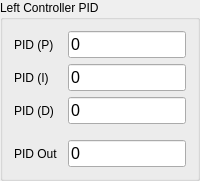
       <widget class="QGroupBox" name="leftPidBox">
        <property name="geometry">
         <rect>
          <x>467</x>
          <y>20</y>
          <width>200</width>
          <height>165</height>
         </rect>
        </property>
        <property name="sizePolicy">
         <sizepolicy hsizetype="Fixed" vsizetype="Fixed">
          <horstretch>0</horstretch>
          <verstretch>0</verstretch>
         </sizepolicy>
        </property>
        <property name="title">
         <string>Left Controller PID</string>
        </property>
        <layout class="QHBoxLayout" name="horizontalLayout_10">
         <item>
          <layout class="QVBoxLayout" name="leftPidLabelsBox">
           <item>
            <widget class="QLabel" name="leftPidPLabel">
             <property name="sizePolicy">
              <sizepolicy hsizetype="Preferred" vsizetype="Preferred">
               <horstretch>0</horstretch>
               <verstretch>0</verstretch>
              </sizepolicy>
             </property>
             <property name="text">
              <string>PID (P)</string>
             </property>
            </widget>
           </item>
           <item>
            <widget class="QLabel" name="leftPidILabel">
             <property name="text">
              <string>PID (I)</string>
             </property>
            </widget>
           </item>
           <item>
            <widget class="QLabel" name="leftPidDLabel">
             <property name="text">
              <string>PID (D)</string>
             </property>
            </widget>
           </item>
           <item>
            <spacer name="verticalSpacer_14">
             <property name="orientation">
              <enum>Qt::Orientation::Vertical</enum>
             </property>
             <property name="sizeType">
              <enum>QSizePolicy::Policy::Fixed</enum>
             </property>
             <property name="sizeHint" stdset="0">
              <size>
               <width>20</width>
               <height>10</height>
              </size>
             </property>
            </spacer>
           </item>
           <item>
            <widget class="QLabel" name="leftPidOutLabel">
             <property name="text">
              <string>PID Out</string>
             </property>
            </widget>
           </item>
          </layout>
         </item>
         <item>
          <spacer name="horizontalSpacer_19">
           <property name="orientation">
            <enum>Qt::Orientation::Horizontal</enum>
           </property>
           <property name="sizeType">
            <enum>QSizePolicy::Policy::Fixed</enum>
           </property>
           <property name="sizeHint" stdset="0">
            <size>
             <width>4</width>
             <height>20</height>
            </size>
           </property>
          </spacer>
         </item>
         <item>
          <layout class="QVBoxLayout" name="leftPidValuesBox">
           <property name="sizeConstraint">
            <enum>QLayout::SizeConstraint::SetDefaultConstraint</enum>
           </property>
           <item>
            <widget class="QLineEdit" name="leftPidPValue">
             <property name="sizePolicy">
              <sizepolicy hsizetype="Preferred" vsizetype="Fixed">
               <horstretch>0</horstretch>
               <verstretch>0</verstretch>
              </sizepolicy>
             </property>
             <property name="font">
              <font>
               <pointsize>12</pointsize>
              </font>
             </property>
             <property name="focusPolicy">
              <enum>Qt::FocusPolicy::NoFocus</enum>
             </property>
             <property name="text">
              <string>0</string>
             </property>
             <property name="frame">
              <bool>true</bool>
             </property>
             <property name="dragEnabled">
              <bool>true</bool>
             </property>
             <property name="readOnly">
              <bool>true</bool>
             </property>
            </widget>
           </item>
           <item>
            <widget class="QLineEdit" name="leftPidIValue">
             <property name="sizePolicy">
              <sizepolicy hsizetype="Preferred" vsizetype="Fixed">
               <horstretch>0</horstretch>
               <verstretch>0</verstretch>
              </sizepolicy>
             </property>
             <property name="font">
              <font>
               <pointsize>12</pointsize>
              </font>
             </property>
             <property name="focusPolicy">
              <enum>Qt::FocusPolicy::NoFocus</enum>
             </property>
             <property name="text">
              <string>0</string>
             </property>
             <property name="frame">
              <bool>true</bool>
             </property>
             <property name="dragEnabled">
              <bool>true</bool>
             </property>
             <property name="readOnly">
              <bool>true</bool>
             </property>
            </widget>
           </item>
           <item>
            <widget class="QLineEdit" name="leftPidDValue">
             <property name="sizePolicy">
              <sizepolicy hsizetype="Preferred" vsizetype="Fixed">
               <horstretch>0</horstretch>
               <verstretch>0</verstretch>
              </sizepolicy>
             </property>
             <property name="font">
              <font>
               <pointsize>12</pointsize>
              </font>
             </property>
             <property name="focusPolicy">
              <enum>Qt::FocusPolicy::NoFocus</enum>
             </property>
             <property name="text">
              <string>0</string>
             </property>
             <property name="frame">
              <bool>true</bool>
             </property>
             <property name="dragEnabled">
              <bool>true</bool>
             </property>
             <property name="readOnly">
              <bool>true</bool>
             </property>
            </widget>
           </item>
           <item>
            <spacer name="verticalSpacer_15">
             <property name="orientation">
              <enum>Qt::Orientation::Vertical</enum>
             </property>
             <property name="sizeType">
              <enum>QSizePolicy::Policy::Fixed</enum>
             </property>
             <property name="sizeHint" stdset="0">
              <size>
               <width>20</width>
               <height>10</height>
              </size>
             </property>
            </spacer>
           </item>
           <item>
            <widget class="QLineEdit" name="leftPidOutValue">
             <property name="sizePolicy">
              <sizepolicy hsizetype="Preferred" vsizetype="Fixed">
               <horstretch>0</horstretch>
               <verstretch>0</verstretch>
              </sizepolicy>
             </property>
             <property name="font">
              <font>
               <pointsize>12</pointsize>
              </font>
             </property>
             <property name="focusPolicy">
              <enum>Qt::FocusPolicy::NoFocus</enum>
             </property>
             <property name="text">
              <string>0</string>
             </property>
             <property name="frame">
              <bool>true</bool>
             </property>
             <property name="dragEnabled">
              <bool>true</bool>
             </property>
             <property name="readOnly">
              <bool>true</bool>
             </property>
            </widget>
           </item>
          </layout>
         </item>
        </layout>
       </widget>
